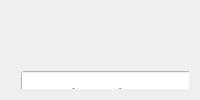
             <widget class="QWidget" name="page_17">
              <layout class="QHBoxLayout" name="horizontalLayout_11">
               <item>
                <widget class="QWidget" name="widget_21" native="true">
                 <widget class="QLineEdit" name="lineEdit_47">
                  <property name="geometry">
                   <rect>
                    <x>10</x>
                    <y>60</y>
                    <width>1450</width>
                    <height>50</height>
                   </rect>
                  </property>
                  <property name="minimumSize">
                   <size>
                    <width>1450</width>
                    <height>50</height>
                   </size>
                  </property>
                  <property name="font">
                   <font>
                    <pointsize>15</pointsize>
                   </font>
                  </property>
                  <property name="styleSheet">
                   <string notr="true">background:white;
color:black;</string>
                  </property>
                  <property name="placeholderText">
                   <string> Teacher Id</string>
                  </property>
                 </widget>
                 <widget class="QPushButton" name="pushButton_37">
                  <property name="geometry">
                   <rect>
                    <x>10</x>
                    <y>130</y>
                    <width>400</width>
                    <height>50</height>
                   </rect>
                  </property>
                  <property name="minimumSize">
                   <size>
                    <width>400</width>
                    <height>50</height>
                   </size>
                  </property>
                  <property name="maximumSize">
                   <size>
                    <width>400</width>
                    <height>16777215</height>
                   </size>
                  </property>
                  <property name="font">
                   <font>
                    <pointsize>15</pointsize>
                    <weight>75</weight>
                    <bold>true</bold>
                   </font>
                  </property>
                  <property name="styleSheet">
                   <string notr="true">background:white;
color:black;</string>
                  </property>
                  <property name="text">
                   <string> Back</string>
                  </property>
                 </widget>
                 <widget class="QPushButton" name="pushButton_38">
                  <property name="geometry">
                   <rect>
                    <x>1060</x>
                    <y>130</y>
                    <width>400</width>
                    <height>50</height>
                   </rect>
                  </property>
                  <property name="minimumSize">
                   <size>
                    <width>300</width>
                    <height>45</height>
                   </size>
                  </property>
                  <property name="font">
                   <font>
                    <pointsize>14</pointsize>
                    <weight>75</weight>
                    <bold>true</bold>
                   </font>
                  </property>
                  <property name="styleSheet">
                   <string notr="true">background:white;
color:black;</string>
                  </property>
                  <property name="text">
                   <string> Search Teacher</string>
                  </property>
                 </widget>
                 <widget class="QLabel" name="label_30">
                  <property name="geometry">
                   <rect>
                    <x>590</x>
                    <y>200</y>
                    <width>401</width>
                    <height>50</height>
                   </rect>
                  </property>
                  <property name="font">
                   <font>
                    <pointsize>18</pointsize>
                    <weight>75</weight>
                    <bold>true</bold>
                   </font>
                  </property>
                  <property name="text">
                   <string> Searching Teacher Detail</string>
                  </property>
                 </widget>
                 <widget class="QLineEdit" name="lineEdit_51">
                  <property name="geometry">
                   <rect>
                    <x>10</x>
                    <y>270</y>
                    <width>650</width>
                    <height>50</height>
                   </rect>
                  </property>
                  <property name="minimumSize">
                   <size>
                    <width>650</width>
                    <height>50</height>
                   </size>
                  </property>
                  <property name="font">
                   <font>
                    <pointsize>15</pointsize>
                   </font>
                  </property>
                  <property name="styleSheet">
                   <string notr="true">Background:white
</string>
                  </property>
                  <property name="placeholderText">
                   <string> Teacher Id</string>
                  </property>
                 </widget>
                 <widget class="QLineEdit" name="lineEdit_52">
                  <property name="geometry">
                   <rect>
                    <x>10</x>
                    <y>340</y>
                    <width>650</width>
                    <height>50</height>
                   </rect>
                  </property>
                  <property name="minimumSize">
                   <size>
                    <width>300</width>
                    <height>45</height>
                   </size>
                  </property>
                  <property name="font">
                   <font>
                    <pointsize>15</pointsize>
                   </font>
                  </property>
                  <property name="styleSheet">
                   <string notr="true">Background:white</string>
                  </property>
                  <property name="placeholderText">
                   <string> Teacher Name</string>
                  </property>
                 </widget>
                 <widget class="QLineEdit" name="lineEdit_53">
                  <property name="geometry">
                   <rect>
                    <x>10</x>
                    <y>410</y>
                    <width>650</width>
                    <height>50</height>
                   </rect>
                  </property>
                  <property name="minimumSize">
                   <size>
                    <width>650</width>
                    <height>50</height>
                   </size>
                  </property>
                  <property name="font">
                   <font>
                    <pointsize>15</pointsize>
                   </font>
                  </property>
                  <property name="styleSheet">
                   <string notr="true">Background:white</string>
                  </property>
                  <property name="placeholderText">
                   <string> Date Of Birth</string>
                  </property>
                 </widget>
                 <widget class="QLineEdit" name="lineEdit_54">
                  <property name="geometry">
                   <rect>
                    <x>10</x>
                    <y>480</y>
                    <width>650</width>
                    <height>50</height>
                   </rect>
                  </property>
                  <property name="minimumSize">
                   <size>
                    <width>300</width>
                    <height>45</height>
                   </size>
                  </property>
                  <property name="font">
                   <font>
                    <pointsize>15</pointsize>
                   </font>
                  </property>
                  <property name="styleSheet">
                   <string notr="true">Background:white</string>
                  </property>
                  <property name="placeholderText">
                   <string> Address</string>
                  </property>
                 </widget>
                 <widget class="QLineEdit" name="lineEdit_55">
                  <property name="geometry">
                   <rect>
                    <x>10</x>
                    <y>550</y>
                    <width>650</width>
                    <height>50</height>
                   </rect>
                  </property>
                  <property name="minimumSize">
                   <size>
                    <width>300</width>
                    <height>45</height>
                   </size>
                  </property>
                  <property name="font">
                   <font>
                    <pointsize>15</pointsize>
                   </font>
                  </property>
                  <property name="styleSheet">
                   <string notr="true">Background:white</string>
                  </property>
                  <property name="placeholderText">
                   <string> Gender</string>
                  </property>
                 </widget>
                 <widget class="QLineEdit" name="lineEdit_56">
                  <property name="geometry">
                   <rect>
                    <x>810</x>
                    <y>270</y>
                    <width>650</width>
                    <height>50</height>
                   </rect>
                  </property>
                  <property name="minimumSize">
                   <size>
                    <width>650</width>
                    <height>50</height>
                   </size>
                  </property>
                  <property name="font">
                   <font>
                    <pointsize>15</pointsize>
                   </font>
                  </property>
                  <property name="styleSheet">
                   <string notr="true">Background:white</string>
                  </property>
                  <property name="placeholderText">
                   <string> Contact Number</string>
                  </property>
                 </widget>
                 <widget class="QLineEdit" name="lineEdit_57">
                  <property name="geometry">
                   <rect>
                    <x>810</x>
                    <y>340</y>
                    <width>650</width>
                    <height>50</height>
                   </rect>
                  </property>
                  <property name="minimumSize">
                   <size>
                    <width>650</width>
                    <height>50</height>
                   </size>
                  </property>
                  <property name="font">
                   <font>
                    <pointsize>15</pointsize>
                   </font>
                  </property>
                  <property name="styleSheet">
                   <string notr="true">Background:white</string>
                  </property>
                  <property name="placeholderText">
                   <string> Email Id</string>
                  </property>
                 </widget>
                 <widget class="QLineEdit" name="lineEdit_58">
                  <property name="geometry">
                   <rect>
                    <x>810</x>
                    <y>410</y>
                    <width>650</width>
                    <height>50</height>
                   </rect>
                  </property>
                  <property name="minimumSize">
                   <size>
                    <width>650</width>
                    <height>50</height>
                   </size>
                  </property>
                  <property name="font">
                   <font>
                    <pointsize>15</pointsize>
                   </font>
                  </property>
                  <property name="styleSheet">
                   <string notr="true">Background:white</string>
                  </property>
                  <property name="placeholderText">
                   <string> Qualification/Experience</string>
                  </property>
                 </widget>
                 <widget class="QLineEdit" name="lineEdit_59">
                  <property name="geometry">
                   <rect>
                    <x>810</x>
                    <y>480</y>
                    <width>650</width>
                    <height>50</height>
                   </rect>
                  </property>
                  <property name="minimumSize">
                   <size>
                    <width>650</width>
                    <height>50</height>
                   </size>
                  </property>
                  <property name="font">
                   <font>
                    <pointsize>15</pointsize>
                   </font>
                  </property>
                  <property name="styleSheet">
                   <string notr="true">Background:white</string>
                  </property>
                  <property name="placeholderText">
                   <string> Department/Designation</string>
                  </property>
                 </widget>
                 <widget class="QLineEdit" name="lineEdit_60">
                  <property name="geometry">
                   <rect>
                    <x>810</x>
                    <y>550</y>
                    <width>650</width>
                    <height>50</height>
                   </rect>
                  </property>
                  <property name="minimumSize">
                   <size>
                    <width>650</width>
                    <height>50</height>
                   </size>
                  </property>
                  <property name="font">
                   <font>
                    <pointsize>15</pointsize>
                   </font>
                  </property>
                  <property name="styleSheet">
                   <string notr="true">Background:white</string>
                  </property>
                  <property name="placeholderText">
                   <string>  Date of Joining</string>
                  </property>
                 </widget>
                 <widget class="QLabel" name="label_25">
                  <property name="geometry">
                   <rect>
                    <x>590</x>
                    <y>0</y>
                    <width>401</width>
                    <height>50</height>
                   </rect>
                  </property>
                  <property name="minimumSize">
                   <size>
                    <width>0</width>
                    <height>50</height>
                   </size>
                  </property>
                  <property name="font">
                   <font>
                    <pointsize>18</pointsize>
                    <weight>75</weight>
                    <bold>true</bold>
                   </font>
                  </property>
                  <property name="text">
                   <string> Search Teacher Profile 🔍</string>
                  </property>
                 </widget>
                 <widget class="QLineEdit" name="lineEdit_22">
                  <property name="geometry">
                   <rect>
                    <x>10</x>
                    <y>620</y>
                    <width>650</width>
                    <height>50</height>
                   </rect>
                  </property>
                  <property name="minimumSize">
                   <size>
                    <width>300</width>
                    <height>45</height>
                   </size>
                  </property>
                  <property name="font">
                   <font>
                    <pointsize>15</pointsize>
                   </font>
                  </property>
                  <property name="styleSheet">
                   <string notr="true">background:white</string>
                  </property>
                  <property name="placeholderText">
                   <string> Subject</string>
                  </property>
                 </widget>
                </widget>
               </item>
              </layout>
             </widget>
